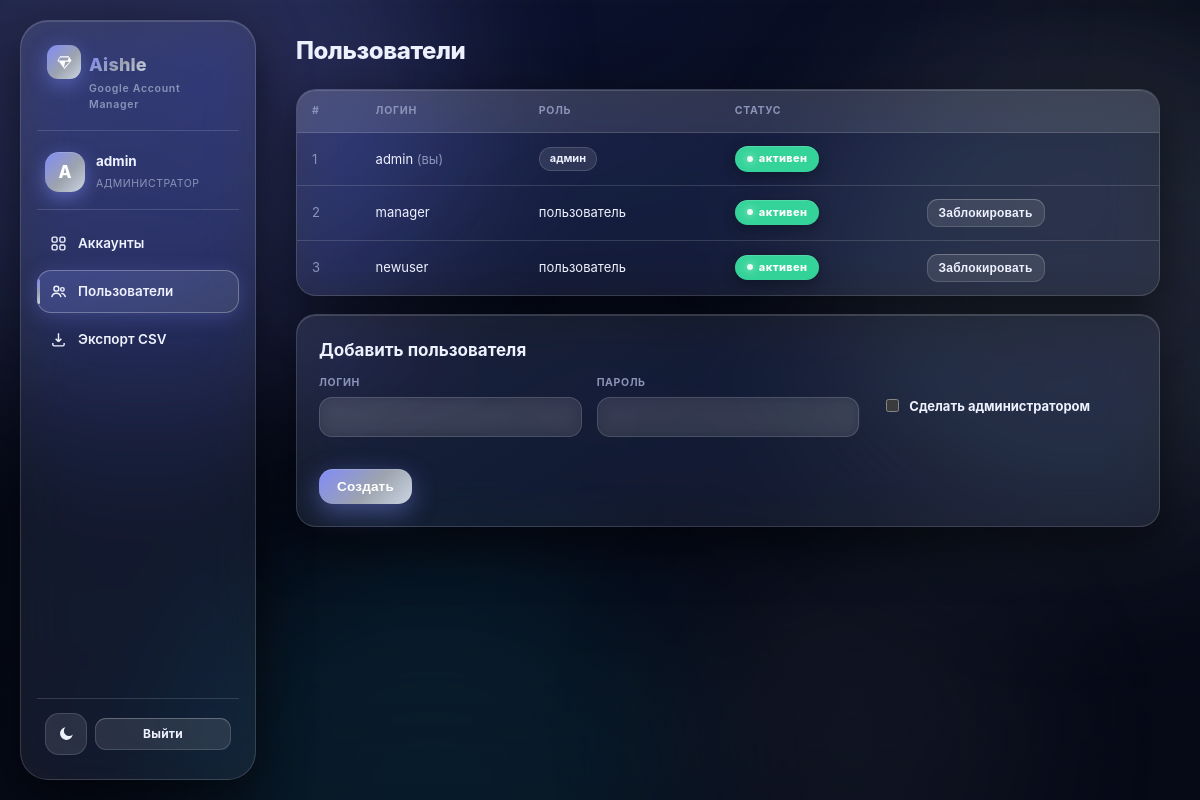
Page /admin/users (signed in) on the committed database.
### tables this page shows
CREATE TABLE users (
                id INTEGER PRIMARY KEY AUTOINCREMENT,
                username TEXT UNIQUE NOT NULL,
                password TEXT NOT NULL,
                is_admin INTEGER DEFAULT 0,
                is_active INTEGER DEFAULT 1,
                created_at TEXT DEFAULT (datetime('now'))
            );

### app.py (the view, shortened to what this page needs)
@app.route("/admin/users", methods=["GET","POST"])
@login_required
@admin_required
def users():
    db = get_db()
    users = db.execute("SELECT id,username,is_admin,is_active FROM users ORDER BY id").fetchall()
    return render_template("users.html", users=users)

### app.py (called while the page is built)
@app.context_processor
def inject_css_version():
    import hashlib
    css_path = Path(__file__).parent / "static" / "style.css"
    ver = "0"
    if css_path.exists():
        ver = hashlib.md5(css_path.read_bytes()).hexdigest()[:8]
    return {"css_v": ver}

def login_required(f):
    @wraps(f)
    def wrap(*a, **kw):
        if "user_id" not in session:
            return redirect(url_for("login"))
        return f(*a, **kw)
    return wrap

def admin_required(f):
    @wraps(f)
    def wrap(*a, **kw):
        if not session.get("is_admin"):
            flash("Только администратор", "error")
            return redirect(url_for("index"))
        return f(*a, **kw)
    return wrap

### templates/users.html (shortened to what this page needs)
{% extends "base.html" %}
{% block content %}
<h1>Пользователи</h1>
<div class="card" style="padding:0;overflow:hidden">
  <div class="tbl-wrap">
  <table class="glass-table">
    <thead><tr><th>#</th><th>Логин</th><th>Роль</th><th>Статус</th><th></th></tr></thead>
    <tbody>
    {% for u in users %}
    <tr>
      <td class="muted">{{ u.id }}</td>
      <td>{{ u.username }}{% if u.id == session.user_id %} <span class="muted">(вы)</span>{% endif %}</td>
      <td>{% if u.is_admin %}<span class="perms">админ</span>{% else %}пользователь{% endif %}</td>
      <td>{% if u.is_active %}<span class="badge" style="background:var(--ok)">активен</span>{% else %}<span class="badge" style="background:var(--danger)">заблокирован</span>{% endif %}</td>
      <td>{% if u.id != session.user_id %}
        <form method="post" action="/admin/users/{{ u.id }}/toggle" style="display:inline">
          <button class="btn small sec" type="submit">{% if u.is_active %}Заблокировать{% else %}Активировать{% endif %}</button>
        </form>
      {% endif %}</td>
    </tr>
    {% endfor %}
    </tbody>
  </table>
  </div>
</div>
<div class="card"><h2 style="margin-top:0">Добавить пользователя</h2>
<form method="post" action="/admin/users">
<div class="grid">
  <div><label>Логин</label><input name="username" required></div>
  <div><label>Пароль</label><input type="password" name="password" required minlength="4"></div>
  <div style="display:flex;align-items:center;gap:10px;background:var(--input-bg);padding:12px;border-radius:12px;border:1px solid var(--border)">
    <input type="checkbox" name="is_admin" id="is_adm" style="width:auto">
    <label for="is_adm" style="margin:0;text-transform:none;letter-spacing:0;font-size:13px;color:var(--text);cursor:pointer">Сделать администратором</label>
  </div>
</div>
<button class="btn mt16" type="submit">Создать</button>
</form></div>
{% endblock %}

### templates/base.html (shortened to what this page needs)
<!DOCTYPE html>
<html lang="ru" data-theme="dark">
<head>
<link rel="stylesheet" href="/static/style.css?v={{ css_v }}">
</head>
<body>
<div class="aurora" aria-hidden="true"><i></i><i></i><i></i><i></i></div>
<div class="layout">
  <aside class="sidebar glass">
    <div class="brand">
      <span class="ico"><svg viewBox="0 0 24 24" width="17" height="17" fill="#fff"><path d="M6 3h12l4 6-10 12L2 9l4-6Zm0 2-2.6 4h13.2L18 5H6Zm-2.2 6L11 19.6 4.8 11Zm7.2 8.6L19.2 11H13L11 19.6Z"/></svg></span><span class="ttl">Aishle</span>
      <span class="sub">Google Account Manager</span>
    </div>
    {% if session.user_id %}
    <div class="userbox">
      <div class="avatar">{{ session.username[0]|upper }}</div>
      <div><strong>{{ session.username }}</strong>
        <span class="role">{{ 'администратор' if session.is_admin else 'пользователь' }}</span>
      </div>
    </div>
    <nav>
      <a href="/" class="{{ 'active' if request.path == '/' else '' }}"><svg viewBox="0 0 24 24" width="17" height="17" fill="none" stroke="currentColor" stroke-width="2"><rect x="3" y="3" width="7" height="7" rx="2"/><rect x="14" y="3" width="7" height="7" rx="2"/><rect x="3" y="14" width="7" height="7" rx="2"/><rect x="14" y="14" width="7" height="7" rx="2"/></svg> Аккаунты</a>
      {% if session.is_admin %}
      <a href="/admin/users" class="{{ 'active' if request.path.startswith('/admin/users') else '' }}"><svg viewBox="0 0 24 24" width="17" height="17" fill="none" stroke="currentColor" stroke-width="2"><circle cx="9" cy="8" r="3.5"/><path d="M2.5 20c.8-3.5 3.4-5.5 6.5-5.5s5.7 2 6.5 5.5"/><circle cx="17.5" cy="9" r="2.5"/><path d="M16 14.6c2.9.2 5 2.2 5.7 5.4"/></svg> Пользователи</a>
      <a href="/accounts/export.csv"><svg viewBox="0 0 24 24" width="17" height="17" fill="none" stroke="currentColor" stroke-width="2"><path d="M12 3v12m0 0 4-4m-4 4-4-4"/><path d="M4 17v2a2 2 0 0 0 2 2h12a2 2 0 0 0 2-2v-2"/></svg> Экспорт CSV</a>
      {% endif %}
    </nav>
    <div class="sidebar-footer">
      <button class="theme-btn" onclick="toggleTheme()" title="Переключить тему" id="themeBtn"></button>
      <a href="/logout" class="btn small sec" style="flex:1">Выйти</a>
    </div>
    {% else %}
    <div class="sidebar-footer">
      <button class="theme-btn" onclick="toggleTheme()" title="Переключить тему" id="themeBtn"></button>
    </div>
    {% endif %}
  </aside>
  <main class="main">
    {% block content %}{% endblock %}
  </main>
</div>
</body>
</html>

### rows in the picture
users: username "admin", id "1", shows "(вы)", is_admin "админ", is_active "активен"
users: id "2", username "manager", is_admin "пользователь", is_active "активен"
users: id "3", username "newuser", is_admin "пользователь", is_active "активен"

### other values in the picture
{{ session.username[0]|upper }} "A"
{{ 'администратор' if session.is_admin else 'пользователь' }} "АДМИНИСТРАТОР"
